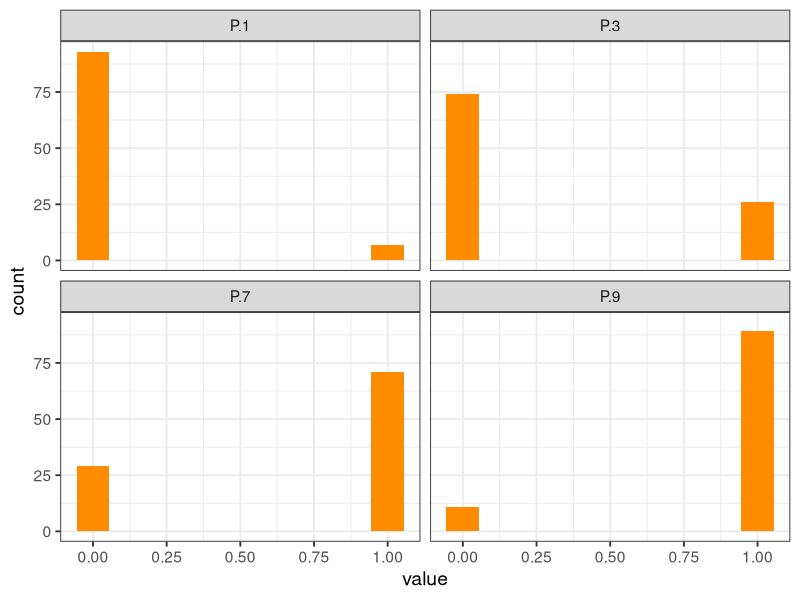
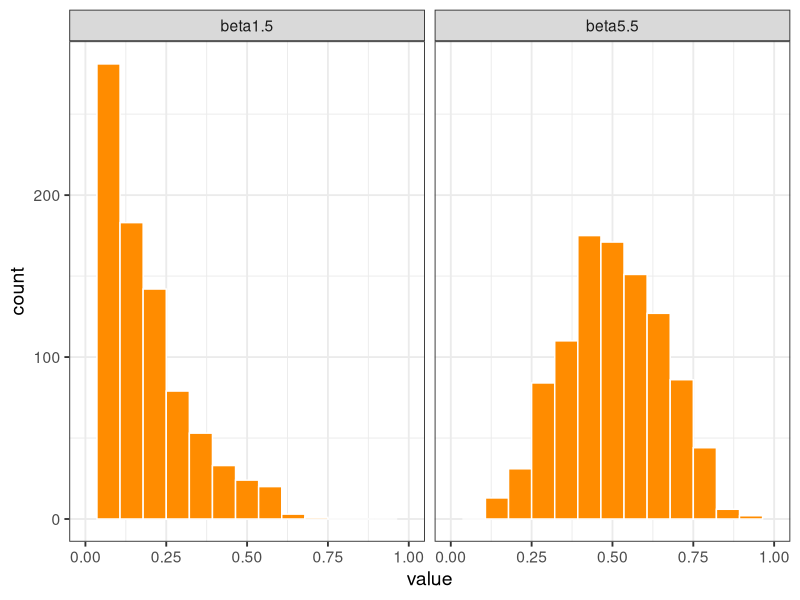
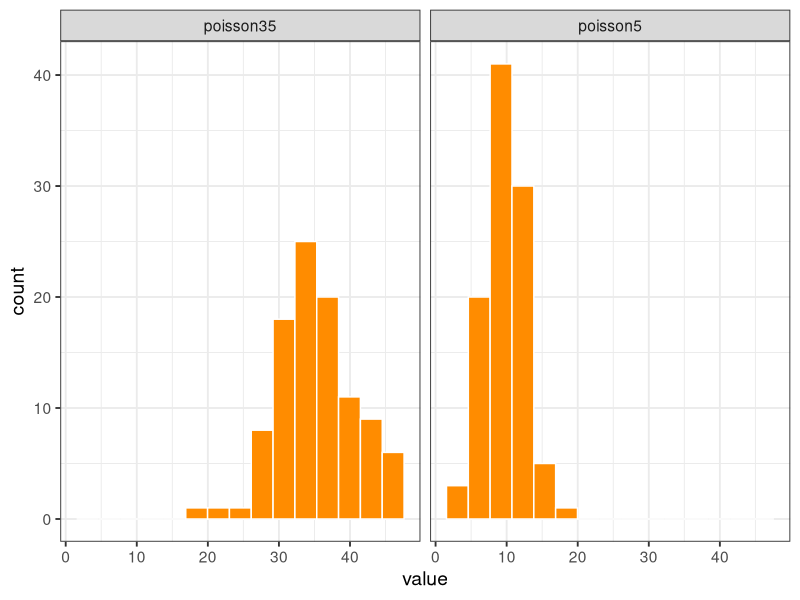
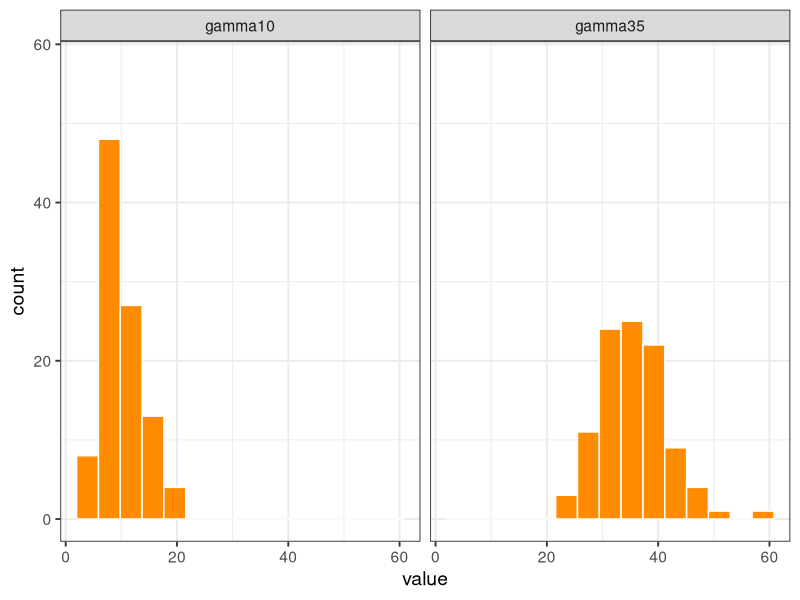
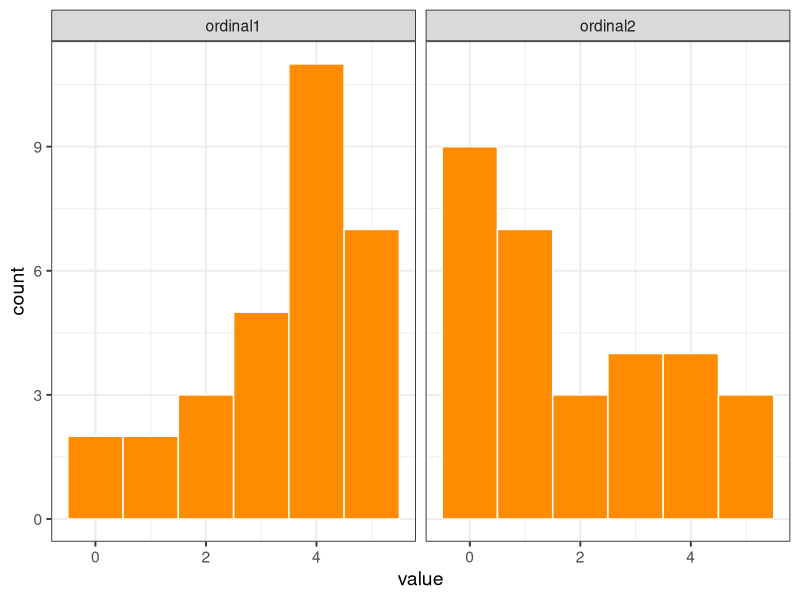

The R source for these figures, in order:
## ---- chunk 1
library(tidyverse)
theme_set(theme_bw(base_size = 14)) # set global theme

set.seed(123) # for reproducibility
P.1 <- rbinom(100, size = 1, prob = 0.1)
P.3 <- rbinom(100, size = 1, prob = 0.3)
P.7 <- rbinom(100, size = 1, prob = 0.7)
P.9 <- rbinom(100, size = 1, prob = 0.9)
binomial_data <- data.frame(P.1, P.3, P.7, P.9)
## ---- chunk 2
#| label: fig-binomial
#| fig-cap: "Binomial distribution to describe binary data"
binomial_data |>
  pivot_longer(1:4, names_to = "P",
               values_to = "value") |>
  ggplot(aes(value)) +
  geom_histogram(fill = "darkorange",
                 bins = 10) +
  facet_wrap( ~ P) 
## ---- chunk 3
beta1.5 <- rbeta(n = 1000, shape1 = 1, shape2 = 5)
beta5.5 <- rbeta(n = 1000, shape1 = 5, shape2 = 5)
beta_data <- data.frame(beta1.5, beta5.5)

## ---- chunk 4
#| label: fig-beta
#| fig-cap: "Binomial distribution to describe proportion data"
library(tidyverse)
theme_set(theme_bw(base_size = 14)) # set global theme

beta_data |>
  pivot_longer(1:2, names_to = "P",
               values_to = "value") |>
  ggplot(aes(value)) +
  geom_histogram(fill = "darkorange",
                 color = "white",
                 bins = 15) +
  scale_x_continuous(limits = c(0, 1)) +
  facet_wrap( ~ P) 
## ---- chunk 5
poisson5 <- rpois(100, lambda = 10)
poisson35 <- rpois(100, lambda = 35)
poisson_data <- data.frame(poisson5, poisson35)
## ---- chunk 6
#| label: fig-poisson
#| fig-cap: "Binomial distribution to describe count data"
poisson_data |>
  pivot_longer(1:2, names_to = "P",
               values_to = "value") |>
  ggplot(aes(value)) +
  geom_histogram(fill = "darkorange",
                 color = "white",
                 bins = 15) +
  facet_wrap( ~ P) 
## ---- chunk 7
gamma10 <- rgamma(n = 100, shape = 10, scale = 1)
gamma35 <- rgamma(n = 100, shape = 35, scale = 1)
gamma_data <- data.frame(gamma10, gamma35)
## ---- chunk 8
#| label: fig-gamma
#| fig-cap: "Gamma distribution to describe continuous data"
gamma_data |>
  pivot_longer(1:2, names_to = "P",
               values_to = "value") |>
  ggplot(aes(value)) +
  geom_histogram(fill = "darkorange",
                 color = "white",
                 bins = 15) +
  ylim(0, max(gamma_data$gamma35)) +
  facet_wrap( ~ P) 
## ---- chunk 9
ordinal1 <- sample(0:5, 30, replace = TRUE, prob = c(0.1, 0.1, 0.2, 0.2, 0.5, 0.5))
ordinal2 <- sample(0:5, 30, replace = TRUE, prob = c(0.5, 0.5, 0.2, 0.2, 0.1, 0.1))
ordinal_data <- data.frame(ordinal1, ordinal2)


## ---- chunk 10
#| label: fig-ordinal
#| fig-cap: "Sampling of ordinal data"
ordinal_data |>
  pivot_longer(1:2, names_to = "P",
               values_to = "value") |>
  ggplot(aes(value)) +
  geom_histogram(fill = "darkorange",
                 color = "white",
                 bins = 6) +
  facet_wrap( ~ P) 
